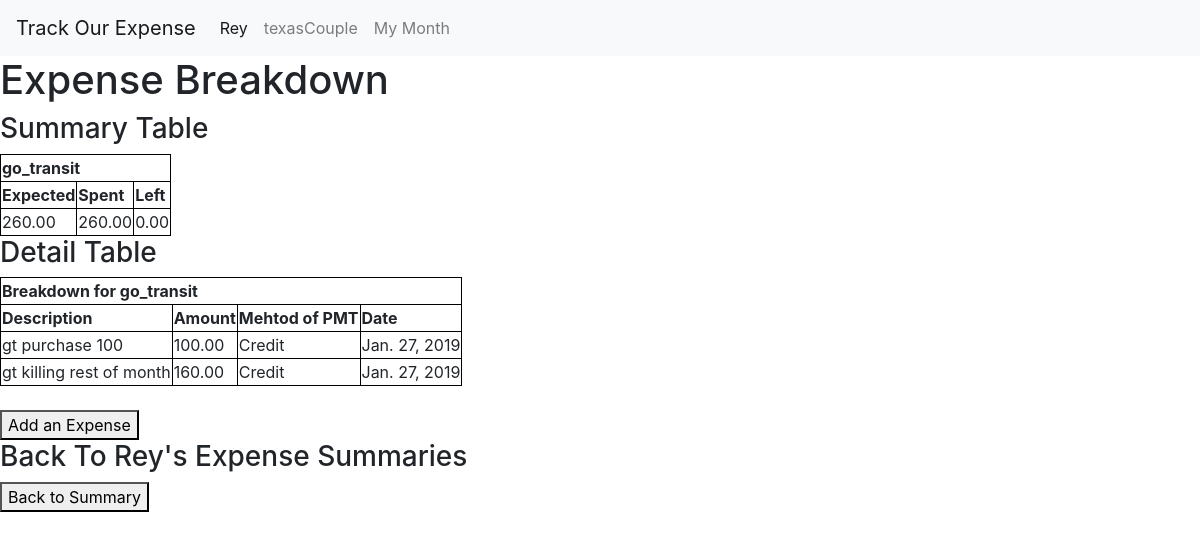
The page /expenses/1/2/detailExpense/ (signed in) on the database as committed earlier.
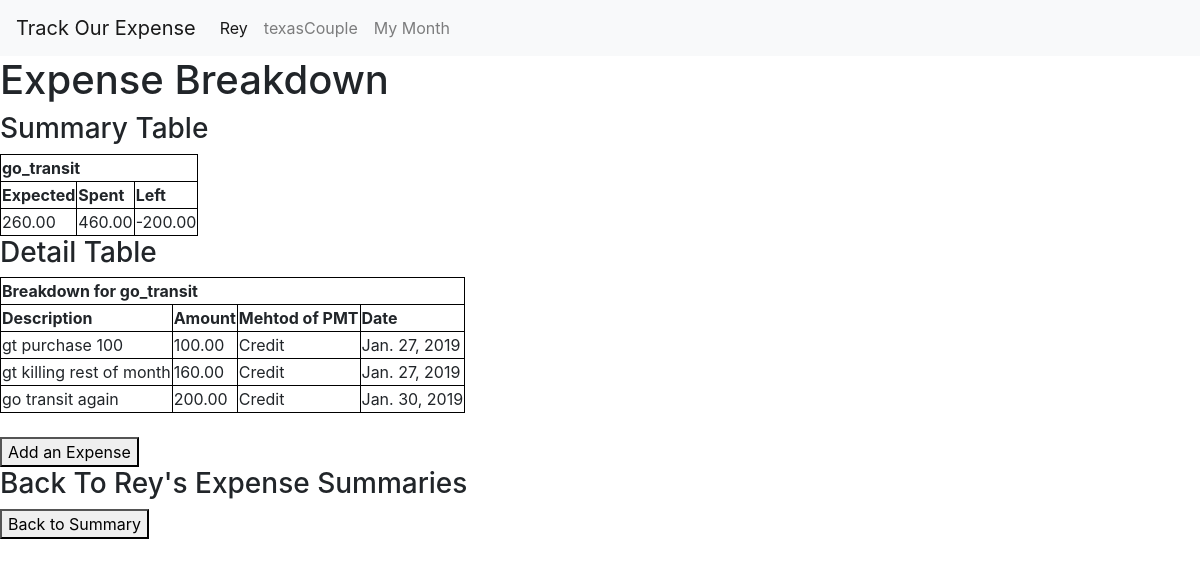
The same page on the database as committed later.
### people/models.py (models this page shows, shortened)
class People(models.Model):
    group_couple = models.ForeignKey(Group,on_delete=models.CASCADE)
    person_name= models.CharField(max_length=70)
    username = models.CharField(max_length=70,unique=True)

### groups/models.py (models this page shows, shortened)
class Group(models.Model):
    group_name = models.CharField(max_length=200,unique=True)
    group_location = models.CharField(max_length=200, default= "Mississauga")

### categories/models.py (models this page shows, shortened)
class Category(models.Model):
    category_person = models.ForeignKey(People, on_delete=models.CASCADE)
    category_name = models.CharField(max_length=200)
    category_expected = models.DecimalField(max_digits=8,decimal_places=2)
    category_spent = models.DecimalField(max_digits=8,decimal_places=2,default=0)
    category_date = models.DateField(default=datetime.datetime.now)

### expenses/models.py (models this page shows, shortened)
class Expense(models.Model):
    expense_category = models.ForeignKey(Category, on_delete=models.CASCADE)
    expense_amount = models.DecimalField(max_digits=8,decimal_places=2)
    expense_description = models.CharField(max_length=200)
    expense_date = models.DateField(default=datetime.datetime.now)
    credit_card = "Credit"
    debit_card = "Cash/Debit"
    pmtChoices = (
        (credit_card , "Credit"),(debit_card,"Cash/Debit" )
    )
    method_of_payment = models.CharField(
        choices = pmtChoices,
        default = debit_card,
        max_length = 11
    )

### expenses/views.py (the view)
# urls.py: path("<int:person_id>/<int:category_id>/detailExpense/",views.category_expense_list, name='category_expense_list'),
def category_expense_list(request,person_id,category_id):
    person = get_object_or_404(People, id=person_id)
    category = get_object_or_404(Category, id=category_id)
    expenses = get_list_or_404(Expense,expense_category=category )
    current_user = current_user = get_object_or_404(People, username=request.user)
    context = {
        'person':person,
        'category':category,
        'expenses':expenses,
        'month':category.category_date.month,
        'year':category.category_date.year,
        'current_user':current_user
    }
    today = datetime.datetime.today()
    context["this_month"] = today.month
    context["this_year"] = today.year
    return render(request,"expenses/category_expense_detail.html" ,context)

### categories/templatetags/categories_extras.py (called while the page is built)
def subtract(value,arg):
    return value - arg

### expenses/templates/expenses/category_expense_detail.html
{% extends 'bases/header.html' %}
{% block content %}
{% load categories_extras %}
<h1>Expense Breakdown</h1>
<h3>Summary Table</h3>
<table>
    <thead>
        <tr>
            <th colspan="3" >{{category.category_name}}</th>
        </tr>
        <tr>
            <th>Expected</th>
            <th>Spent</th>
            <th>Left</th>
        </tr>
    </thead>
    <tbody>
        <tr>
            <td>{{category.category_expected}}</td>
            <td>{{category.category_spent}}</td>
            <td>{{category.category_expected|subtract:category.category_spent}}</td>
        </tr>
    </tbody>
</table>
<h3>Detail Table</h3>
{% if expenses|length > 0 %}
    <table>
        <thead>
            <tr>
                <th colspan="4" >Breakdown for {{category.category_name}}</th>
            </tr>
            <tr>
                <th>Description</th>
                <th>Amount</th>
                <th>Mehtod of PMT</th>
                <th>Date</th>
            </tr>
        </thead>
        <tbody>
            {% for expense in expenses %}
            <tr>
                <td>{{expense.expense_description}}</td>
                <td>{{expense.expense_amount}}</td>
                <td>{{expense.method_of_payment}}</td>
                <td>{{expense.expense_date}}</td>
            </tr>
            {% endfor %}
        </tbody>
    </table>
{% else %}
    <p>No expenses recorded yet for {{category.category_name}} this month</p>
{% endif %}
<br>
<a href="{% url 'expenses:add_expense' person_id=person.id category_id=category.id %}" ><button>Add an Expense</button></a><br>
<h3>Back To {{person.person_name}}'s Expense Summaries</h3>
<a href="{% url 'categories:person_category_index' person_id=person.id month=month year=year %}" ><button>Back to Summary</button></a>
{% endblock %}

### bases/templates/bases/header.html (shortened to what this page needs)
<!DOCTYPE HTML>
<html lang = "en">
<head>
    {% load staticfiles %}
    <link rel='stylesheet' href="{% static 'bases/css/bootstrap.min.css' %}" type ='text/css'/ >
</head>
<body>
<nav class="navbar navbar-expand-sm navbar-light bg-light">
  <a class="navbar-brand" href=""> Track Our Expense</a>
  <div class="collapse navbar-collapse" id="navbarNav">
    <ul class="navbar-nav">
      <li class="nav-item active">
        <a class="nav-link" href="{% url 'categories:person_category_index_summary' current_user.id this_month this_year %}">{{current_user.person_name}}<span class="sr-only">(current)</span></a>
      </li>
      <li class="nav-item">
        <a class="nav-link" href="{% url 'categories:team_category_index' current_user.group_couple.id this_month this_year %}">{{current_user.group_couple.group_name}}</a>
      </li>
      <li class="nav-item">
        <a class="nav-link" href="{% url 'categories:person_category_index' current_user.id this_month this_year  %}">My Month</a>
      </li>
    </ul>
  </div>
</nav>
    {% block content %}
    {% endblock %}
</body>
</html>

### bases/templates/bases/header.html (style rules this page uses)
table, th, td { border: 1px solid black; }

Rows that differ between the two databases and show on the page:
changed Category "go_transit": category_spent "260.00" → "460.00"; category_expected|subtract "0.00" → "-200.00"
added Expense: expense_description "go transit again", expense_amount "200.00", method_of_payment "Credit", expense_date "Jan. 30, 2019"
